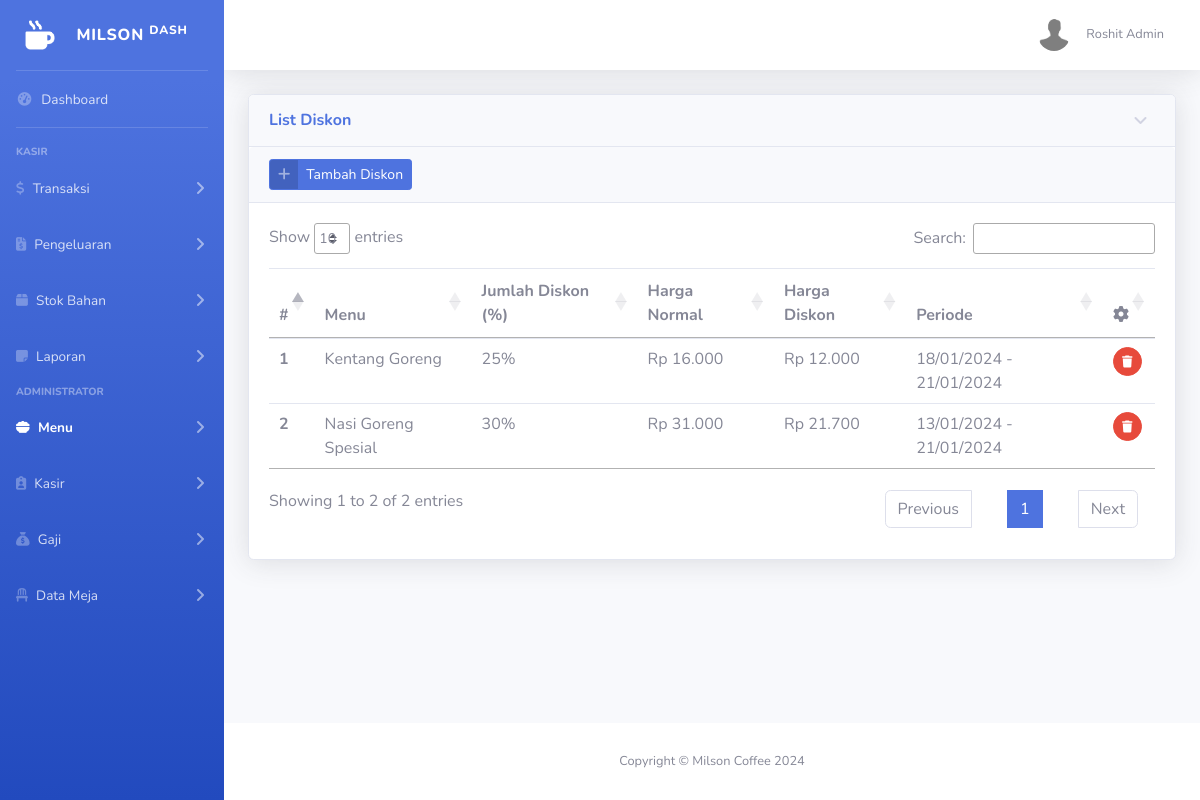
The page /public/discount (signed in) on the database its author committed.
### tables this page shows
CREATE TABLE `discount` (
  `id` bigint UNSIGNED NOT NULL,
  `menu_id` int DEFAULT NULL,
  `disc` int DEFAULT NULL,
  `start_date` date NOT NULL,
  `end_date` date NOT NULL,
  `created_at` timestamp NULL DEFAULT CURRENT_TIMESTAMP
);

CREATE TABLE `menus` (
  `menu_id` int NOT NULL,
  `title` varchar(60) NOT NULL,
  `price` varchar(9) NOT NULL,
  `image` varchar(255) DEFAULT NULL,
  `kategori` varchar(25) NOT NULL
);

### app/core/Controller.php (called while the page is built, shortened)
<?php
class Controller {
    public function view($view, $data = [])
    {
        require_once '../app/views/' . $view . '.php';
    }
    public function model($model)
    {
        return new $model;
    }
}

### app/controllers/Discount.php (called while the page is built, shortened)
<?php
class Discount extends Controller
{
    public function index()
    {
        $data['judul'] = 'Milson Coffee | Data Diskon';
        $data['discount'] = $this->model('Discount_model')->getAllDiscount();
        $this->view('dashboard/diskon/index', $data);
    }
}

### app/core/App.php (called while the page is built, shortened)
<?php
class App {
    protected $method = 'index';
    protected $params = [];
    public function __construct()
    {
        $this->controller = new $this->controller;
        call_user_func_array([$this->controller, $this->method], $this->params);
    }
}

### public/index.php (called while the page is built, shortened)
<?php
$app = new App;

### app/core/database.php (called while the page is built, shortened)
<?php
class Database
{
    private $host = DB_HOST;
    private $user = DB_USER;
    private $password = DB_PASS;
    private $database = DB_DATABASE;
    private $dbh;
    private $stmt;
    public function __construct()
    {
        $dsn = 'mysql:host=' . $this->host . ';dbname=' . $this->database;
        $option = [
            PDO::ATTR_PERSISTENT => true,
            PDO::ATTR_ERRMODE => PDO::ERRMODE_EXCEPTION,
        ];
        try {
            $this->dbh = new PDO($dsn, $this->user, $this->password, $option);
        } catch (PDOException $e) {
            die($e->getMessage());
        }
    }
    public function query($query)
    {
        $this->stmt = $this->dbh->prepare($query);
    }
    public function execute()
    {
        $this->stmt->execute();
    }
    public function resultSet()
    {
        $this->execute();
        return $this->stmt->fetchAll(PDO::FETCH_ASSOC);
    }
}

### app/models/Discount_model.php (called while the page is built, shortened)
<?php
class Discount_Model
{
    private $table = 'discount';
    private $db;
    public function __construct()
    {
        $this->db = new Database;
    }
    public function getAllDiscount()
    {
        $query = "SELECT d.*, m.title, m.price FROM " . $this->table . " d JOIN menus m ON d.menu_id = m.menu_id";
        $this->db->query($query);
        $this->db->execute();
        $discounts = $this->db->resultSet();
        return $discounts;
    }
}

### app/views/dashboard/diskon/index.php (the view, shortened to what this page needs)
<?php
require __DIR__ . '/../../templates/sidebar.php';
?>
<div id="content-wrapper" class="d-flex flex-column">
    <div id="content">
        <?php
        require __DIR__ . '/../../templates/topbar.php'
        ?>
        <div class="container-fluid">
            <div class="card shadow mb-4">
                <a href="#collapseCardExample" class="d-block card-header py-3" data-toggle="collapse" role="button"
                    aria-expanded="true" aria-controls="collapseCardExample">
                    <h6 class="m-0 font-weight-bold text-primary">List Diskon</h6>
                </a>
                <div class="collapse show" id="collapseCardExample">
                    <div class="card-header">
                        <a href="<?= BASE_URL ?>/discount/create" class="btn btn-primary btn-icon-split btn-sm">
                            <span class="icon text-white-50">
                                <i class="fas fa-plus"></i>
                            </span>
                            <span class="text">Tambah Diskon</span>
                        </a>
                    </div>
                    <div class="card-body">
                        <div class="table-responsive">
                            <table class="table" id="table">
                                <thead>
                                    <tr>
                                        <th scope="col">#</th>
                                        <th scope="col">Menu</th>
                                        <th scope="col">Jumlah Diskon (%)</th>
                                        <th scope="col">Harga Normal</th>
                                        <th scope="col">Harga Diskon</th>
                                        <th scope="col">Periode</th>
                                        <th scope="col"><i class="fa-solid fa-gear"></i></th>
                                    </tr>
                                </thead>
                                <tbody>
                                    <?php $iteration = 1; ?>
                                    <?php foreach($data['discount'] as $diskon): ?>
                                    <tr>
                                        <th scope="row"><?= $iteration ?></th>
                                        <td><?= $diskon['title'] ?></td>
                                        <td><?= $diskon['disc'] ?>%</td>
                                        <td>Rp <?= $diskon['price'] ?></td>
                                        <td>Rp <?= $diskon['discounted_price'] ?></td>
                                        <td><?= date('d/m/Y', strtotime($diskon['start_date'])) . ' - ' . date('d/m/Y', strtotime($diskon['end_date'])) ?></td>
                                        <td>
                                            <button class="btn btn-danger btn-circle btn-sm deleteButtonDiscount"
                                                data-id="<?= $diskon['id'] ?>">
                                                <i class="fas fa-trash"></i>
                                            </button>
                                        </td>
                                    </tr>
                                    <?php $iteration++ ?>
                                    <?php endforeach; ?>
                                </tbody>
                            </table>
                        </div>
                    </div>
                </div>
            </div>
        </div>
    </div>
    <footer class="sticky-footer bg-white">
        <div class="container my-auto">
            <div class="copyright text-center my-auto">
                <span>Copyright &copy; <?= WEB_NAME ?></span>
            </div>
        </div>
    </footer>
</div>

### rows shown on the page
discount: menu.title "Kentang Goreng", disc "25", menu.price "16.000", discounted_price "12.000", start_date "18/01/2024", end_date "21/01/2024"
discount: menu.title "Nasi Goreng Spesial", disc "30", menu.price "31.000", discounted_price "21.700", start_date "13/01/2024", end_date "21/01/2024"

### other values the page prints
$_SESSION['name'] "Roshit Admin"
WEB_NAME "Milson Coffee 2024"
